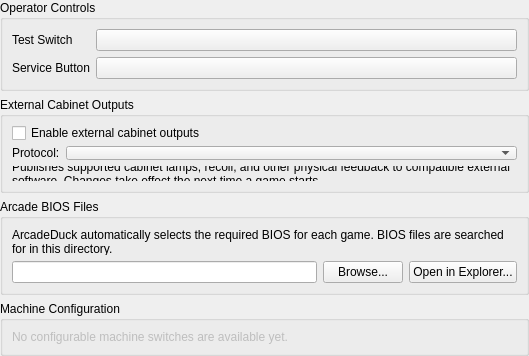
<?xml version="1.0" encoding="UTF-8"?>
<ui version="4.0">
 <class>OperatorSettingsWidget</class>
 <widget class="QWidget" name="OperatorSettingsWidget">
  <property name="geometry">
   <rect><x>0</x><y>0</y><width>529</width><height>330</height></rect>
  </property>
  <layout class="QVBoxLayout" name="mainLayout">
   <property name="leftMargin"><number>0</number></property>
   <property name="topMargin"><number>0</number></property>
   <property name="rightMargin"><number>0</number></property>
   <property name="bottomMargin"><number>0</number></property>
   <item>
    <widget class="QGroupBox" name="operatorControlsGroupBox">
     <property name="title"><string>Operator Controls</string></property>
     <layout class="QFormLayout" name="operatorControlsLayout">
      <item row="0" column="0"><widget class="QLabel" name="testBindingLabel"><property name="text"><string>Test Switch</string></property></widget></item>
      <item row="0" column="1"><widget class="InputBindingWidget" name="testBinding"/></item>
      <item row="1" column="0"><widget class="QLabel" name="serviceBindingLabel"><property name="text"><string>Service Button</string></property></widget></item>
      <item row="1" column="1"><widget class="InputBindingWidget" name="serviceBinding"/></item>
     </layout>
    </widget>
   </item>
   <item>
    <widget class="QGroupBox" name="externalOutputsGroupBox">
     <property name="title"><string>External Cabinet Outputs</string></property>
     <layout class="QFormLayout" name="externalOutputsLayout">
      <item row="0" column="0" colspan="2">
       <widget class="QCheckBox" name="externalOutputsEnabled">
        <property name="text"><string>Enable external cabinet outputs</string></property>
       </widget>
      </item>
      <item row="1" column="0">
       <widget class="QLabel" name="externalOutputProtocolLabel">
        <property name="text"><string>Protocol:</string></property>
       </widget>
      </item>
      <item row="1" column="1">
       <widget class="QComboBox" name="externalOutputProtocol"/>
      </item>
      <item row="2" column="0" colspan="2">
       <widget class="QLabel" name="externalOutputsDescription">
        <property name="text"><string>Publishes supported cabinet lamps, recoil, and other physical feedback to compatible external software. Changes take effect the next time a game starts.</string></property>
        <property name="wordWrap"><bool>true</bool></property>
       </widget>
      </item>
     </layout>
    </widget>
   </item>
   <item>
    <widget class="QGroupBox" name="directoryGroupBox">
     <property name="title"><string>Arcade BIOS Files</string></property>
     <layout class="QVBoxLayout" name="directoryGroupBoxLayout">
      <item><widget class="QLabel" name="directoryGroupBoxLabel"><property name="text"><string>ArcadeDuck automatically selects the required BIOS for each game. BIOS files are searched for in this directory.</string></property><property name="wordWrap"><bool>true</bool></property></widget></item>
      <item>
       <layout class="QHBoxLayout" name="directoryGroupBoxHorizontalLayout">
        <item><widget class="QLineEdit" name="searchDirectory"/></item>
        <item><widget class="QPushButton" name="browseSearchDirectory"><property name="text"><string>Browse...</string></property></widget></item>
        <item><widget class="QPushButton" name="openSearchDirectory"><property name="text"><string>Open in Explorer...</string></property></widget></item>
       </layout>
      </item>
     </layout>
    </widget>
   </item>
   <item>
    <widget class="QGroupBox" name="machineConfigurationGroupBox">
     <property name="title"><string>Machine Configuration</string></property>
     <layout class="QVBoxLayout" name="machineConfigurationLayout">
      <item><widget class="QLabel" name="machineConfigurationPlaceholder"><property name="enabled"><bool>false</bool></property><property name="text"><string>No configurable machine switches are available yet.</string></property></widget></item>
     </layout>
    </widget>
   </item>
   <item><spacer name="verticalSpacer"><property name="orientation"><enum>Qt::Vertical</enum></property><property name="sizeHint" stdset="0"><size><width>20</width><height>40</height></size></property></spacer></item>
  </layout>
 </widget>
 <customwidgets>
  <customwidget><class>InputBindingWidget</class><extends>QPushButton</extends><header>inputbindingwidgets.h</header></customwidget>
 </customwidgets>
 <resources/>
 <connections/>
</ui>
